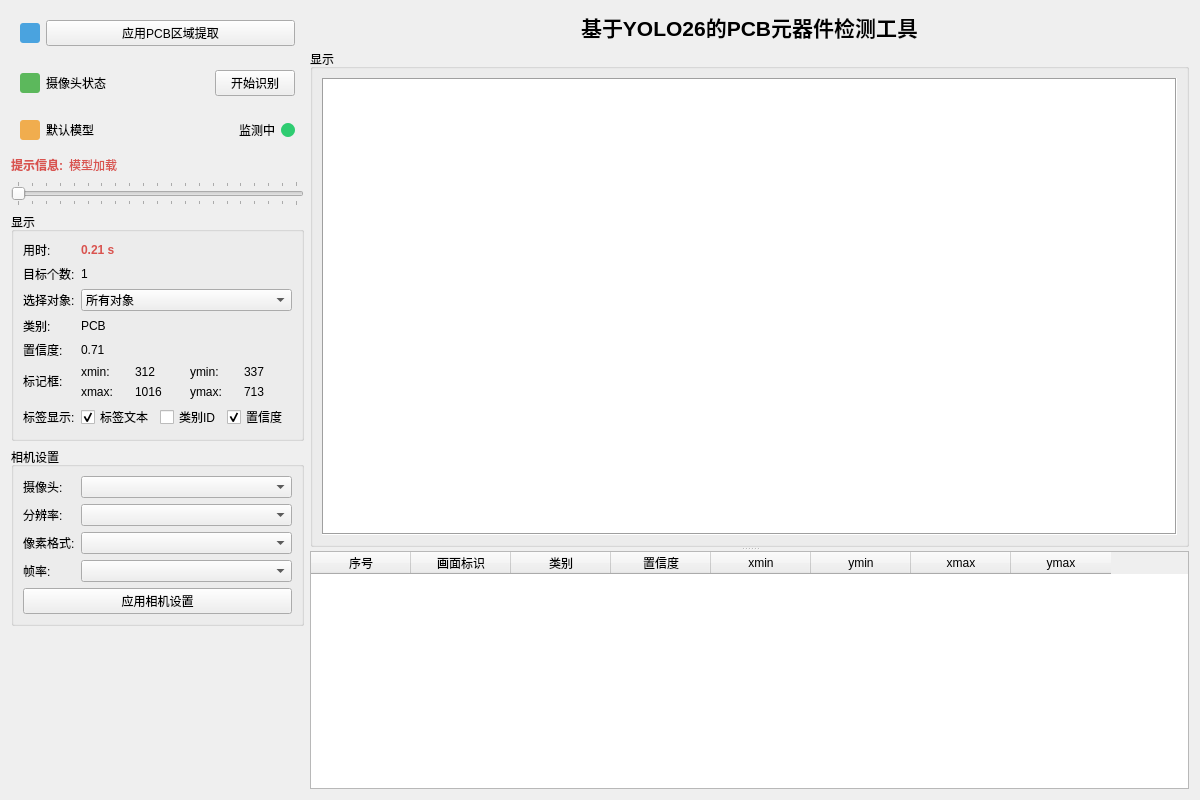
<?xml version="1.0" encoding="UTF-8"?>
<ui version="4.0">
 <class>ComponentsDetect</class>
 <widget class="QWidget" name="ComponentsDetect">
  <property name="geometry">
   <rect>
    <x>0</x>
    <y>0</y>
    <width>1200</width>
    <height>800</height>
   </rect>
  </property>
  <property name="windowTitle">
   <string>ComponentsDetect</string>
  </property>
  <layout class="QHBoxLayout" name="horizontalLayout_main" stretch="1,3">
   <item>
    <layout class="QVBoxLayout" name="verticalLayout_left">
     <item>
      <widget class="QFrame" name="frameStatusImage">
       <layout class="QHBoxLayout" name="horizontalLayout_statusImage">
        <item>
         <widget class="QFrame" name="frameIconImage">
          <property name="minimumSize">
           <size>
            <width>20</width>
            <height>20</height>
           </size>
          </property>
          <property name="maximumSize">
           <size>
            <width>20</width>
            <height>20</height>
           </size>
          </property>
          <property name="styleSheet">
           <string>QFrame#frameIconImage { background-color: #4aa3df; border-radius: 3px; }</string>
          </property>
         </widget>
        </item>
        <item>
         <widget class="QPushButton" name="usepcbextract">
          <property name="text">
           <string>应用PCB区域提取</string>
          </property>
          <property name="checkable">
           <bool>true</bool>
          </property>
         </widget>
        </item>
       </layout>
      </widget>
     </item>
     <item>
      <widget class="QFrame" name="frameStatusCamera">
       <layout class="QHBoxLayout" name="horizontalLayout_statusCamera">
        <item>
         <widget class="QFrame" name="frameIconCamera">
          <property name="minimumSize">
           <size>
            <width>20</width>
            <height>20</height>
           </size>
          </property>
          <property name="maximumSize">
           <size>
            <width>20</width>
            <height>20</height>
           </size>
          </property>
          <property name="styleSheet">
           <string>QFrame#frameIconCamera { background-color: #5cb85c; border-radius: 3px; }</string>
          </property>
         </widget>
        </item>
        <item>
         <widget class="QLabel" name="labelCameraStatus">
          <property name="text">
           <string>摄像头状态</string>
          </property>
         </widget>
        </item>
        <item>
         <spacer name="horizontalSpacer_camera">
          <property name="orientation">
           <enum>Qt::Orientation::Horizontal</enum>
          </property>
          <property name="sizeHint" stdset="0">
           <size>
            <width>40</width>
            <height>20</height>
           </size>
          </property>
         </spacer>
        </item>
        <item>
         <widget class="QPushButton" name="onoroff">
          <property name="text">
           <string>开始识别</string>
          </property>
         </widget>
        </item>
       </layout>
      </widget>
     </item>
     <item>
      <widget class="QFrame" name="frameStatusModel">
       <layout class="QHBoxLayout" name="horizontalLayout_statusModel">
        <item>
         <widget class="QFrame" name="frameIconModel">
          <property name="minimumSize">
           <size>
            <width>20</width>
            <height>20</height>
           </size>
          </property>
          <property name="maximumSize">
           <size>
            <width>20</width>
            <height>20</height>
           </size>
          </property>
          <property name="styleSheet">
           <string>QFrame#frameIconModel { background-color: #f0ad4e; border-radius: 3px; }</string>
          </property>
         </widget>
        </item>
        <item>
         <widget class="QLabel" name="labelModelStatus">
          <property name="text">
           <string>默认模型</string>
          </property>
         </widget>
        </item>
        <item>
         <spacer name="horizontalSpacer_status">
          <property name="orientation">
           <enum>Qt::Orientation::Horizontal</enum>
          </property>
          <property name="sizeHint" stdset="0">
           <size>
            <width>40</width>
            <height>20</height>
           </size>
          </property>
         </spacer>
        </item>
        <item>
         <widget class="QLabel" name="labelMonitorStatus">
          <property name="text">
           <string>监测中</string>
          </property>
         </widget>
        </item>
        <item>
         <widget class="QFrame" name="frameMonitorIndicator">
          <property name="minimumSize">
           <size>
            <width>14</width>
            <height>14</height>
           </size>
          </property>
          <property name="maximumSize">
           <size>
            <width>14</width>
            <height>14</height>
           </size>
          </property>
          <property name="styleSheet">
           <string>QFrame#frameMonitorIndicator { background-color: #2ecc71; border-radius: 7px; }</string>
          </property>
         </widget>
        </item>
       </layout>
      </widget>
     </item>
     <item>
      <layout class="QHBoxLayout" name="horizontalLayout_prompt">
       <item>
        <widget class="QLabel" name="labelPromptTitle">
         <property name="styleSheet">
          <string>color: #d9534f; font-weight: bold;</string>
         </property>
         <property name="text">
          <string>提示信息:</string>
         </property>
        </widget>
       </item>
       <item>
        <widget class="QLabel" name="labelPromptValue">
         <property name="styleSheet">
          <string>color: #d9534f;</string>
         </property>
         <property name="text">
          <string>模型加载</string>
         </property>
        </widget>
       </item>
       <item>
        <spacer name="horizontalSpacer_prompt">
         <property name="orientation">
          <enum>Qt::Orientation::Horizontal</enum>
         </property>
         <property name="sizeHint" stdset="0">
          <size>
           <width>40</width>
           <height>20</height>
          </size>
         </property>
        </spacer>
       </item>
      </layout>
     </item>
     <item>
      <widget class="QSlider" name="sliderProgress">
       <property name="minimum">
        <number>0</number>
       </property>
       <property name="maximum">
        <number>100</number>
       </property>
       <property name="singleStep">
        <number>5</number>
       </property>
       <property name="orientation">
        <enum>Qt::Orientation::Horizontal</enum>
       </property>
       <property name="tickPosition">
        <enum>QSlider::TickPosition::TicksBothSides</enum>
       </property>
       <property name="tickInterval">
        <number>5</number>
       </property>
      </widget>
     </item>
     <item>
      <widget class="QGroupBox" name="groupBoxInfo">
       <property name="title">
        <string>显示</string>
       </property>
       <layout class="QFormLayout" name="formLayout_info">
        <item row="0" column="0">
         <widget class="QLabel" name="labelTimeTitle">
          <property name="text">
           <string>用时:</string>
          </property>
         </widget>
        </item>
        <item row="0" column="1">
         <widget class="QLabel" name="labelTimeValue">
          <property name="styleSheet">
           <string>color: #d9534f; font-weight: bold;</string>
          </property>
          <property name="text">
           <string>0.21 s</string>
          </property>
         </widget>
        </item>
        <item row="1" column="0">
         <widget class="QLabel" name="labelCountTitle">
          <property name="text">
           <string>目标个数:</string>
          </property>
         </widget>
        </item>
        <item row="1" column="1">
         <widget class="QLabel" name="labelCountValue">
          <property name="text">
           <string>1</string>
          </property>
         </widget>
        </item>
        <item row="2" column="0">
         <widget class="QLabel" name="labelSelectTitle">
          <property name="text">
           <string>选择对象:</string>
          </property>
         </widget>
        </item>
        <item row="2" column="1">
         <widget class="QComboBox" name="comboSelect">
          <item>
           <property name="text">
            <string>所有对象</string>
           </property>
          </item>
         </widget>
        </item>
        <item row="3" column="0">
         <widget class="QLabel" name="labelClassTitle">
          <property name="text">
           <string>类别:</string>
          </property>
         </widget>
        </item>
        <item row="3" column="1">
         <widget class="QLabel" name="labelClassValue">
          <property name="text">
           <string>PCB</string>
          </property>
         </widget>
        </item>
        <item row="4" column="0">
         <widget class="QLabel" name="labelConfidenceTitle">
          <property name="text">
           <string>置信度:</string>
          </property>
         </widget>
        </item>
        <item row="4" column="1">
         <widget class="QLabel" name="labelConfidenceValue">
          <property name="text">
           <string>0.71</string>
          </property>
         </widget>
        </item>
        <item row="5" column="0">
         <widget class="QLabel" name="labelBoxTitle">
          <property name="text">
           <string>标记框:</string>
          </property>
         </widget>
        </item>
        <item row="5" column="1">
         <layout class="QGridLayout" name="gridLayout_box">
          <item row="0" column="0">
           <widget class="QLabel" name="labelXminTitle">
            <property name="text">
             <string>xmin:</string>
            </property>
           </widget>
          </item>
          <item row="0" column="1">
           <widget class="QLabel" name="labelXminValue">
            <property name="text">
             <string>312</string>
            </property>
           </widget>
          </item>
          <item row="0" column="2">
           <widget class="QLabel" name="labelYminTitle">
            <property name="text">
             <string>ymin:</string>
            </property>
           </widget>
          </item>
          <item row="0" column="3">
           <widget class="QLabel" name="labelYminValue">
            <property name="text">
             <string>337</string>
            </property>
           </widget>
          </item>
          <item row="1" column="0">
           <widget class="QLabel" name="labelXmaxTitle">
            <property name="text">
             <string>xmax:</string>
            </property>
           </widget>
          </item>
          <item row="1" column="1">
           <widget class="QLabel" name="labelXmaxValue">
            <property name="text">
             <string>1016</string>
            </property>
           </widget>
          </item>
          <item row="1" column="2">
           <widget class="QLabel" name="labelYmaxTitle">
            <property name="text">
             <string>ymax:</string>
            </property>
           </widget>
          </item>
          <item row="1" column="3">
           <widget class="QLabel" name="labelYmaxValue">
            <property name="text">
             <string>713</string>
            </property>
           </widget>
          </item>
         </layout>
        </item>
        <item row="6" column="0">
         <widget class="QLabel" name="labelOverlayTitle">
          <property name="text">
           <string>标签显示:</string>
          </property>
         </widget>
        </item>
        <item row="6" column="1">
         <widget class="QWidget" name="widgetOverlayOptions" native="true">
          <layout class="QHBoxLayout" name="horizontalLayout_overlayOptions">
           <property name="leftMargin">
            <number>0</number>
           </property>
           <property name="topMargin">
            <number>0</number>
           </property>
           <property name="rightMargin">
            <number>0</number>
           </property>
           <property name="bottomMargin">
            <number>0</number>
           </property>
           <item>
            <widget class="QCheckBox" name="checkShowLabelText">
             <property name="text">
              <string>标签文本</string>
             </property>
             <property name="checked">
              <bool>true</bool>
             </property>
            </widget>
           </item>
           <item>
            <widget class="QCheckBox" name="checkShowClassId">
             <property name="text">
              <string>类别ID</string>
             </property>
            </widget>
           </item>
           <item>
            <widget class="QCheckBox" name="checkShowConfidence">
             <property name="text">
              <string>置信度</string>
             </property>
             <property name="checked">
              <bool>true</bool>
             </property>
            </widget>
           </item>
           <item>
            <spacer name="horizontalSpacer_overlayOptions">
             <property name="orientation">
              <enum>Qt::Orientation::Horizontal</enum>
             </property>
             <property name="sizeHint" stdset="0">
              <size>
               <width>40</width>
               <height>20</height>
              </size>
             </property>
            </spacer>
           </item>
          </layout>
         </widget>
        </item>
       </layout>
      </widget>
     </item>
     <item>
      <widget class="QGroupBox" name="groupBoxCameraSettings">
       <property name="title">
        <string>相机设置</string>
       </property>
       <layout class="QFormLayout" name="formLayout_camera">
        <item row="0" column="0">
         <widget class="QLabel" name="labelCam">
          <property name="text">
           <string>摄像头:</string>
          </property>
         </widget>
        </item>
        <item row="0" column="1">
         <widget class="QComboBox" name="comboCamera"/>
        </item>
        <item row="1" column="0">
         <widget class="QLabel" name="labelRes">
          <property name="text">
           <string>分辨率:</string>
          </property>
         </widget>
        </item>
        <item row="1" column="1">
         <widget class="QComboBox" name="comboResolution"/>
        </item>
        <item row="2" column="0">
         <widget class="QLabel" name="labelFmt">
          <property name="text">
           <string>像素格式:</string>
          </property>
         </widget>
        </item>
        <item row="2" column="1">
         <widget class="QComboBox" name="comboPixelFormat"/>
        </item>
        <item row="3" column="0">
         <widget class="QLabel" name="labelFps">
          <property name="text">
           <string>帧率:</string>
          </property>
         </widget>
        </item>
        <item row="3" column="1">
         <widget class="QComboBox" name="comboFps"/>
        </item>
        <item row="4" column="0" colspan="2">
         <widget class="QPushButton" name="btnApplyCamera">
          <property name="text">
           <string>应用相机设置</string>
          </property>
         </widget>
        </item>
       </layout>
      </widget>
     </item>
     <item>
      <spacer name="verticalSpacer_left">
       <property name="orientation">
        <enum>Qt::Orientation::Vertical</enum>
       </property>
       <property name="sizeHint" stdset="0">
        <size>
         <width>20</width>
         <height>40</height>
        </size>
       </property>
      </spacer>
     </item>
    </layout>
   </item>
   <item>
    <layout class="QVBoxLayout" name="verticalLayout_right">
     <item>
      <widget class="QLabel" name="labelTitle">
       <property name="font">
        <font>
         <pointsize>16</pointsize>
         <bold>true</bold>
        </font>
       </property>
       <property name="text">
        <string>基于YOLO26的PCB元器件检测工具</string>
       </property>
       <property name="alignment">
        <set>Qt::AlignmentFlag::AlignCenter</set>
       </property>
      </widget>
     </item>
     <item>
      <widget class="QSplitter" name="splitterPreviewResults">
       <property name="orientation">
        <enum>Qt::Orientation::Vertical</enum>
       </property>
       <widget class="QGroupBox" name="groupBoxPreview">
        <property name="title">
         <string>显示</string>
        </property>
        <layout class="QVBoxLayout" name="verticalLayout_preview">
         <item>
          <widget class="ZoomableGraphicsView" name="graphicsViewPreview">
           <property name="minimumSize">
            <size>
             <width>640</width>
             <height>360</height>
            </size>
           </property>
           <property name="frameShape">
            <enum>QFrame::Shape::Box</enum>
           </property>
           <property name="frameShadow">
            <enum>QFrame::Shadow::Sunken</enum>
           </property>
          </widget>
         </item>
        </layout>
       </widget>
       <widget class="QTableWidget" name="tableResults">
        <property name="editTriggers">
         <set>QAbstractItemView::EditTrigger::NoEditTriggers</set>
        </property>
        <property name="selectionBehavior">
         <enum>QAbstractItemView::SelectionBehavior::SelectRows</enum>
        </property>
        <property name="rowCount">
         <number>0</number>
        </property>
        <property name="columnCount">
         <number>8</number>
        </property>
        <column>
         <property name="text">
          <string>序号</string>
         </property>
        </column>
        <column>
         <property name="text">
          <string>画面标识</string>
         </property>
        </column>
        <column>
         <property name="text">
          <string>类别</string>
         </property>
        </column>
        <column>
         <property name="text">
          <string>置信度</string>
         </property>
        </column>
        <column>
         <property name="text">
          <string>xmin</string>
         </property>
        </column>
        <column>
         <property name="text">
          <string>ymin</string>
         </property>
        </column>
        <column>
         <property name="text">
          <string>xmax</string>
         </property>
        </column>
        <column>
         <property name="text">
          <string>ymax</string>
         </property>
        </column>
       </widget>
      </widget>
     </item>
    </layout>
   </item>
  </layout>
 </widget>
 <customwidgets>
  <customwidget>
   <class>ZoomableGraphicsView</class>
   <extends>QGraphicsView</extends>
   <header>HDCamera/zoomablegraphicsview.h</header>
  </customwidget>
 </customwidgets>
 <resources/>
 <connections/>
</ui>
